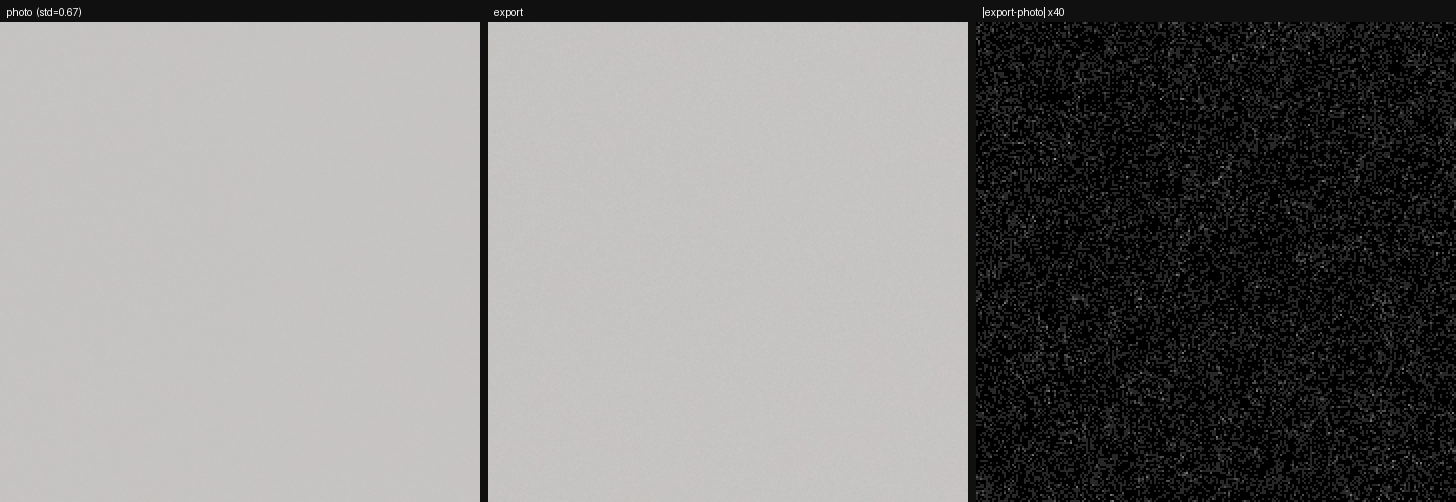
#> input picture tools/jpeg-dither-exp/viz_flat.png, 1456 x 502 px
$ python period_diag.py ../jpeg-dither-exp/viz_flat.png
#> lines starting #> are read from the running program, lines starting #| are printed output that depends on the picture
#!/usr/bin/env python3
"""成片周期伪影分析：找 tile 接缝（原图 992px 周期）、16px 点阵、CFA 2px 棋盘。

方法：灰度 → 去大核低频 → 逐列/逐行高通能量投影 → 峰位与 tile 网格对齐检查；
再用 2D FFT 径向谱看高频是否有窄带峰。
"""
import sys
from pathlib import Path

import numpy as np
from PIL import Image, ImageFilter


def load_gray(p):
    im = Image.open(p).convert("L")
    return np.asarray(im, dtype=np.float32)


def hp(a, r=8):
    return a - np.asarray(Image.fromarray(a.clip(0, 255).astype(np.uint8))
                           .filter(ImageFilter.GaussianBlur(r)), dtype=np.float32)


def profile(a, axis):
    e = np.abs(a).mean(axis=axis)
    return e


def top_peaks(e, k=12, exclude=4):
    idx = np.argsort(e)[::-1]
    out = []
    for i in idx:
        if all(abs(i - j) > exclude for j in out):
            out.append(int(i))
        if len(out) >= k:
            break
    return sorted(out)


def analyze(path, tag):
#> called with path = '../jpeg-dither-exp/viz_flat.png', tag = 'sample'
    g = load_gray(path)
    h, w = g.shape
#> h = 502; w = 1456
    print(f"\n=== {tag}  {w}x{h}  {Path(path).name}")
#| === sample  1456x502  viz_flat.png
    a = hp(g, 8)
#> in hp, `return a - np.asarray(Image.fromarray(a.clip(0, 255).astype(np.uint8))..`:
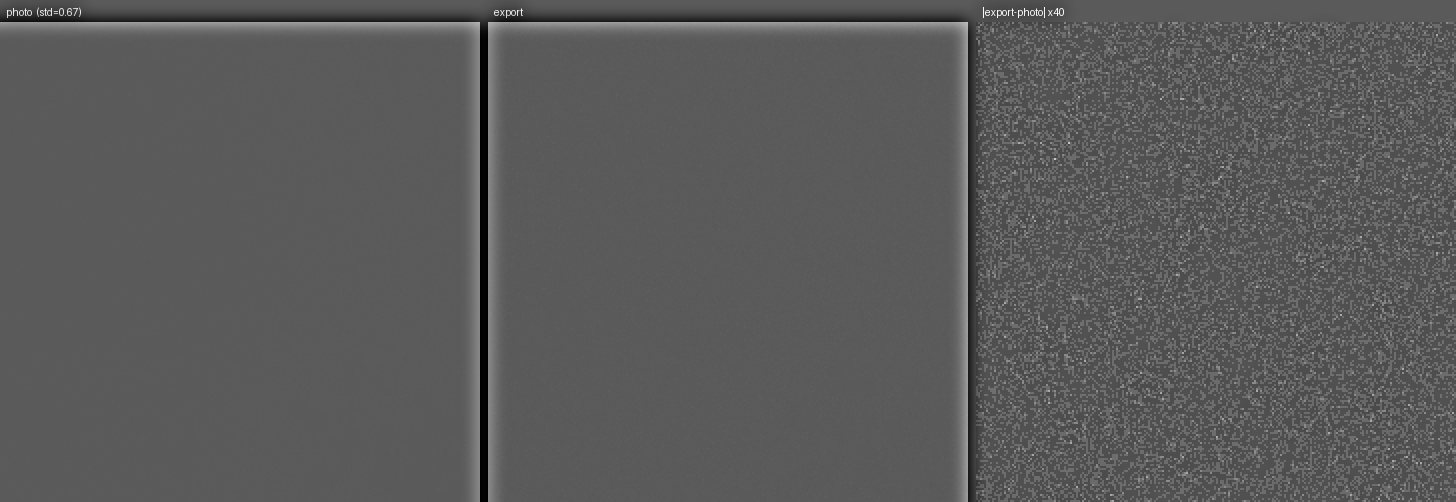
#> returned value: shape (502, 1456) float32; min -119, max 215, mean 0; drawn with min black and max white
    col = profile(a, 0)
#> in profile, `e = np.abs(a).mean(axis=axis)`: e = 1456 values, max 114 at index 487, min 2.6 at index 110, mean 10.17
#> col has the same summary as e in profile
    row = profile(a, 1)
#> row = 502 values, max 64.41 at index 22, min 1.67 at index 0, mean 10.17
    med_c, med_r = float(np.median(col)), float(np.median(row))
#> med_c = 3.05; med_r = 8.87
    print(f"列能量 中位={med_c:.3f} p99={np.percentile(col,99):.3f} max={col.max():.3f} "
          f"max/med={col.max()/med_c:.2f}")
#| 列能量 中位=3.050 p99=59.209 max=114.000 max/med=37.38
    print(f"行能量 中位={med_r:.3f} p99={np.percentile(row,99):.3f} max={row.max():.3f} "
          f"max/med={row.max()/med_r:.2f}")
#| 行能量 中位=8.870 p99=48.315 max=64.412 max/med=7.26
    # tile 网格：packed 域步进 496 → 原图 992；tile 尺寸 512 → 原图 1024
    print("列峰(位置/是否≈992k):", [(p, round(p / 992.0, 2)) for p in top_peaks(col)])
#> in top_peaks, `idx = np.argsort(e)[::-1]`: idx = 1456 values, max 1455 at index 376, min 0 at index 922, mean 727.5
#> the loop in top_peaks, `for i in idx:` made 51 passes
#> i on passes 1 to 12: 487, 480, 481, 486, 485, 482, 484, 483, 967, 968, 966, 969
#> after the loop in top_peaks, `for i in idx:`: out = [487, 480, 967, 972, 962, 475, 492, 977, 983, 1018, 997, 1024]
#| 列峰(位置/是否≈992k): [(475, 0.48), (480, 0.48), (487, 0.49), (492, 0.5), (962, 0.97), (967, 0.97), (972, 0.98), (977, 0.98), (983, 0.99), (997, 1.01), (1018, 1.03), (1024, 1.03)]
    print("行峰(位置/是否≈992k):", [(p, round(p / 992.0, 2)) for p in top_peaks(row)])
#> the loop in top_peaks (call 2), `for i in idx:` made 44 passes
#> i on passes 1 to 12: 22, 21, 23, 20, 24, 19, 25, 18, 26, 17, 27, 16
#| 行峰(位置/是否≈992k): [(12, 0.01), (17, 0.02), (22, 0.02), (27, 0.03), (32, 0.03), (37, 0.04), (60, 0.06), (135, 0.14), (143, 0.14), (202, 0.2), (408, 0.41), (449, 0.45)]
    # 网格能量占比：把列能量按 992 折叠
    for period, name in ((992, "tile步进992"), (1024, "tile尺寸1024"), (16, "16px点阵"), (2, "CFA2px")):
        if w > 4 * period:
            fold = col[: (w // period) * period].reshape(-1, period).mean(axis=0)
            print(f"  列能量按 {name} 折叠: 起伏={fold.max()/max(fold.mean(),1e-9):.3f}")
#> this loop made 4 passes
#> fold on pass 4: [10.15, 10.18]
#|   列能量按 16px点阵 折叠: 起伏=1.058
#|   列能量按 CFA2px 折叠: 起伏=1.001
    # 高频窄带：2D FFT 径向平均
    F = np.abs(np.fft.rfft2(a * np.hanning(h)[:, None] * np.hanning(w)[None, :]))
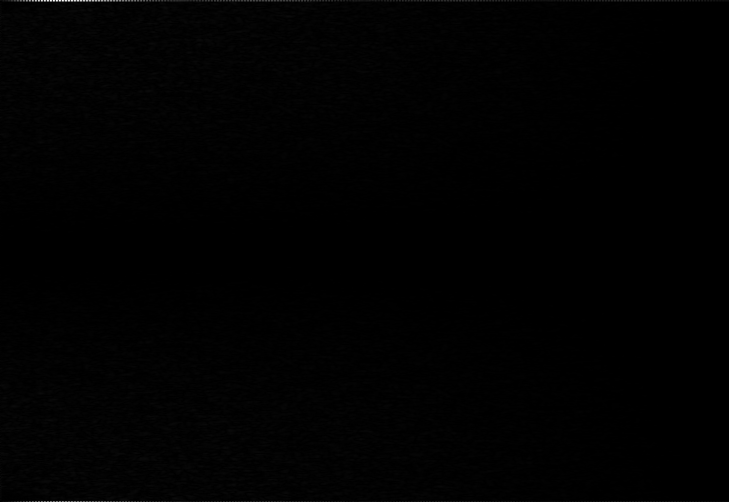
#> F: shape (502, 729) float64; min 0.167, max 305525.1, mean 1961.8; drawn with min black and max white
    fy = np.fft.fftfreq(h)[:, None]
    fx = np.fft.rfftfreq(w)[None, :]
    fr = np.sqrt(fy ** 2 + fx ** 2)
    band = (fr > 0.25) & (fr < 0.5)          # 周期 2-4 px
    print(f"  高频(周期2-4px)能量占比={F[band].mean()/F.mean():.3f}")
#|   高频(周期2-4px)能量占比=0.878
    return g


if __name__ == "__main__":
    for p, t in [(sys.argv[1], "sample")] if len(sys.argv) > 1 else [
        ("test_temp/FILMKIT_20261002-121341.jpg", "255(nnint3, 本帧)"),
        ("test_temp/FILMKIT_20261002-114115.jpg", "254(nnint2, 已知4x3网格)"),
    ]:
        analyze(p, t)
